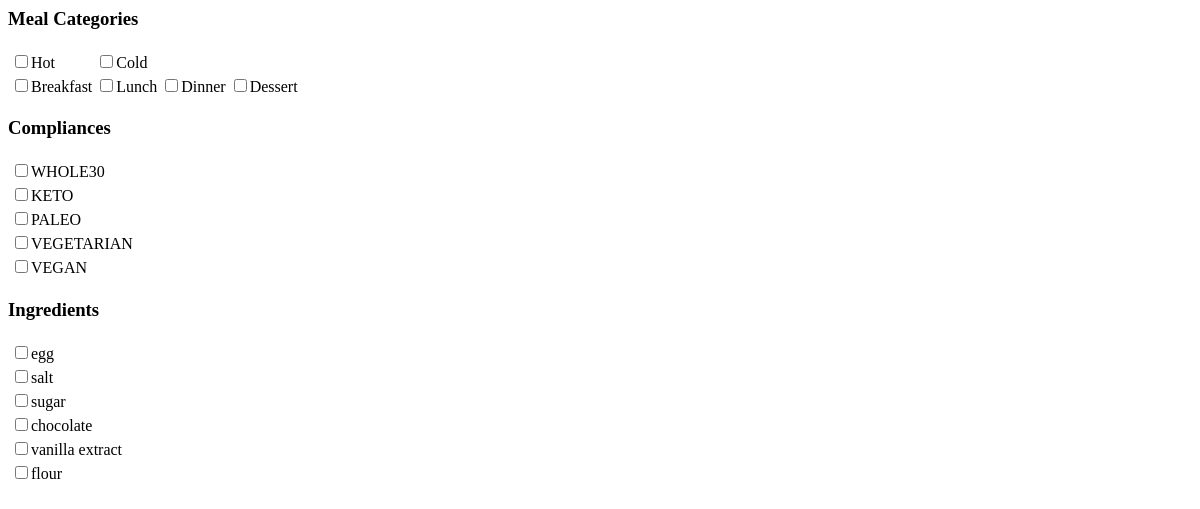
Before: / with the older database file.
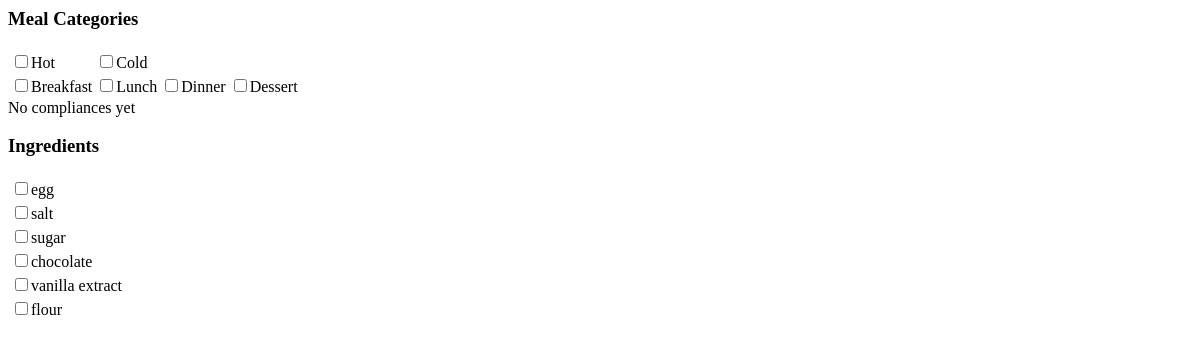
After: the same page with the newer database file.
### tables this page shows
create table Compliance (id INT NOT NULL PRIMARY KEY AUTO_INCREMENT, 
	name VARCHAR(50));

create table Ingredient (id INT NOT NULL PRIMARY KEY AUTO_INCREMENT, 
	name VARCHAR(50));

### html/index.php (the view, shortened to what this page needs)
<html>
<head>
</head>
</head>
<body>
	<h3>Meal Categories</h3>
	<table>
	<tr><td><input name="hot_cold"            type="checkbox" value="hot_cold='HOT'"           onclick="updateTable();"/>Hot</td>
	    <td><input name="hot_cold"            type="checkbox" value="hot_cold='COLD'"          onclick="updateTable();"/>Cold</td></tr>
	<tr><td><input name="meal_type"           type="checkbox" value="meal_type='BREAKFAST'"    onclick="updateTable();"/>Breakfast</td>
	    <td><input name="meal_type"           type="checkbox" value="meal_type='LUNCH'"        onclick="updateTable();"/>Lunch</td>
	    <td><input name="meal_type"           type="checkbox" value="meal_type='DINNER'"       onclick="updateTable();"/>Dinner</td>
	    <td><input name="meal_type"           type="checkbox" value="meal_type='DESSERT'"      onclick="updateTable();"/>Dessert</td></tr>
	</table>
<?php
$servername = "localhost";
$username   = "cookbook";
$password   = "password";
$dbname     = "Cookbook";
$conn = new mysqli($servername, $username, $password, $dbname);
$sql = "SELECT * FROM Compliance";
$result = $conn->query($sql);
if ($result->num_rows > 0) {
	echo "<h3>Compliances</h3><table>";
        while($row = $result->fetch_assoc()) {
		echo "<tr><td><input name='compliance' type='checkbox' value=".$row['id']." onclick='updateTable();' >".$row['name']."</input></td></tr>\n";
	}
	echo "</table>";
} else {
    echo "No compliances yet";
}
$sql = "SELECT * FROM Ingredient";
$result = $conn->query($sql);
if ($result->num_rows > 0) {
	echo "<h3>Ingredients</h3><table>";
        while($row = $result->fetch_assoc()) {
		echo "<tr><td><input name='ingredient' type='checkbox' value=".$row['id']." onclick='updateTable();' >".$row['name']."</input></td></tr>\n";
	}
	echo "</table>";
} else {
    echo "No compliances yet";
}
?>
<br></br>
</body>
</html>

Changed rows visible on the page:
removed compliance: name "WHOLE30"
removed compliance: name "KETO"
removed compliance: name "PALEO"
removed compliance: name "VEGETARIAN"
removed compliance: name "VEGAN"
Other visible differences:
text no longer shown: "Compliances"
text now shown: "No compliances yet"
